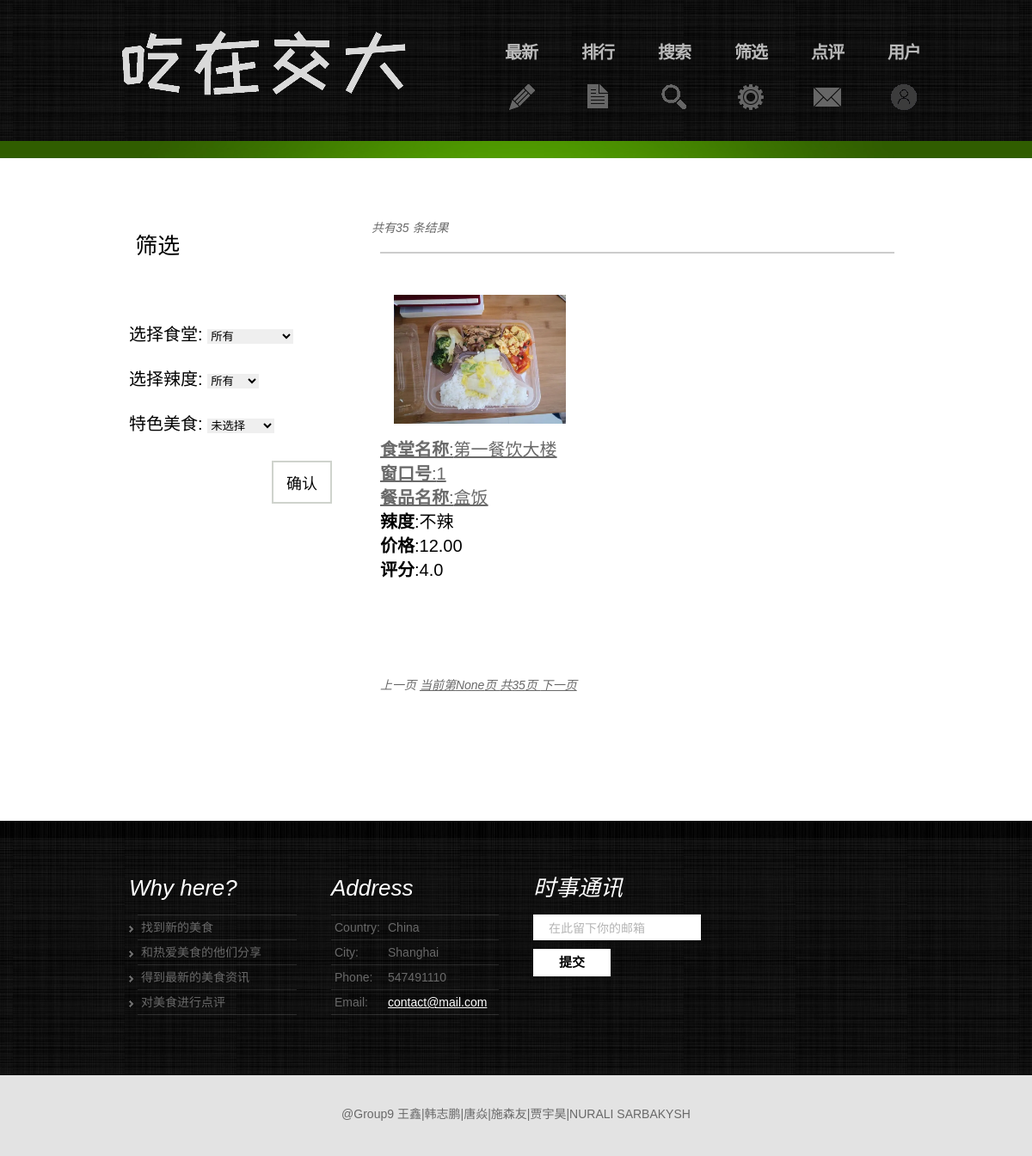
The page /index/sift (signed in) on the database its author committed.
### food/models.py (models this page shows, shortened)
class food(models.Model):
    foodID = models.IntegerField('foodID', primary_key=True)  #6位
    name = models.CharField('name', max_length=20)
    price = models.DecimalField('price', max_digits=7, decimal_places=2)
    stars = models.DecimalField('stars', max_digits=3, decimal_places=1, default=0)
    spiciness = models.IntegerField('spiciness', default=1)

### index/views.py (the view)
    def wrap(request, *args, **kwargs):
        if 'username' not in request.session:
            c_username = request.COOKIES.get('username')
            if not c_username:
                return HttpResponseRedirect('/index')
            else:
                request.session['username'] = c_username
        return fn(request, *args, **kwargs)

### index/templatetags/restaurant.py (called while the page is built)
@register.filter("restaurant")
def restaurant_name(foodID):
    return foodid2(foodID)

def foodid2(foodID):
    restaurant_list = ['第一餐饮大楼','第二餐饮大楼','第三餐饮大楼','第四餐饮大楼','第五餐饮大楼','第六餐饮大楼','第七餐饮大楼',
                       '玉兰苑','哈乐餐厅']
    restaurant = restaurant_list[int(foodID/100000) - 1]
    return restaurant

### index/templatetags/spiciness.py (called while the page is built)
@register.filter("spiciness")
def spiciness_num(num):
    return spiciness2(num)

def spiciness2(num):
    spiciness_list = ['不辣', '微辣','辣','很辣']
    spiciness = spiciness_list[num - 1]
    return spiciness

### index/templatetags/windownum.py (called while the page is built)
@register.filter("windownum")
def window_num(foodID):
    return int(foodID/100%100)

### index/views.py (called while the page is built)
def check_login(fn):
    def wrap(request, *args, **kwargs):
        if 'username' not in request.session:
            c_username = request.COOKIES.get('username')
            if not c_username:
                return HttpResponseRedirect('/index')
            else:
                request.session['username'] = c_username
        return fn(request, *args, **kwargs)
    return wrap

### index/templates/index/sift.html (shortened to what this page needs)
<!DOCTYPE html>
<html lang="zh" xmlns="http://www.w3.org/1999/html">
  <head>
    <link rel="stylesheet" href="/static/css/wx_reset.css" type="text/css" media="all" />
    <link rel="stylesheet" href="/static/css/wx_layout.css" type="text/css" media="all" />
    <link rel="stylesheet" href="/static/css/wx_style.css" type="text/css" media="all" />
    <link rel="stylesheet" href="/static/css/wx_zerogrid.css" />
    <link rel="stylesheet" href="/static/css/wx_responsive.css" />
  {%load windownum%}
  {%load restaurant%}
  {%load spiciness%}
  </head>
  <body id="page4">
    <div class="body1">
      <div class="body2">
        <div class="body5">
          <div class="main zerogrid">
            <header>
              <div class="wrapper row">
                <h1>
                  <a href="Home.html" id="logo"
                    ><img src="/static/images/logo.png"
                  /></a>
                </h1>
                <nav>
                  <ul id="menu">
                   {%if request.session.username%}
                  <li id="nav2">
                    <a href="/index/latest"> 最新 </a>
                  </li>
                  <li id="nav3">
                    <a href="/index/top"> 排行</a>
                  </li>
                  <li id="nav7">
                    <a href="/index/search"> 搜索</a>
                  </li>
                  <li id="nav4">
                    <a href="/index/sift"> 筛选 </a>
                  </li>
                  <li id="nav5">
                    <a href = "/index/remark"> 点评</a>
                  </li>
                  <li id="nav6">
                    <a href="/user/info"> 用户</a>
                  </li>
                {%endif%}
                  </ul>
                </nav>
              </div>
            </header>
          </div>
        </div>
      </div>
    </div>
    <div class="body3">
      <div class="main zerogrid">
        <article id="content">
          <div class="wrapper">
            <div class="col-1-3" style="display:inline-block;">
              <div class="wrap-col">
                <div class="wrapper pad_bot2">
                  <h3>
                    &nbsp;筛选
                  </h3>
                  <br />
                  <br />
                  <form action="/index/sift" method="get">
                    <p>
                      <label>选择食堂:
                        <select name="place">
                          <option value="0">所有</option>
                        </select>
                      </label>
                    </p>
                   <p>
                     <label>选择辣度:
                          <select name="spiciness">
                             <option value="0">所有</option>
                          </select>
                     </label>
                    </p>
                    <p>
                     <label>特色美食:
                      <select name="specialfood">
                        <option value="0">未选择</option>
                      </select>
                     </label>
                     </p>
                      <h3>
                        <button  type="submit">确认</button>
                      </h3>
                   </form>
                </div>
              </div>
            </div>
            <div class="col-1-7 " style="display:inline-block;">
              <div class="wrap-col">
                <div class="wrapper pad_bot2">
                    <div>
                        共有{{res_num}} 条结果
                    </div>
                    {% for food in page_obj %}
                  <div class="tab-content" id="tab2">
                    <div class="wrapper pad_bot2">
                      <div class="results-message">
                      </div>
                      <div class="flex-row justify-content-flex-start">
                        <div class="image-container">
                            <a href="/food/{{food.foodID}}">
                              <img src="/static/images/{{food.foodID}}.jpg"
                                   width="200px" height="200px">
                              <a>
                        </div>
                      </div>
                      <div class="wrapper pad_bot2">
                        <p class="pad_bot1">
                          <strong>食堂名称</strong>:{{food.foodID|restaurant}}<br />
                          <strong>窗口号</strong>:{{food.foodID|windownum }}<br />
                          <strong>餐品名称</strong>:<a href="/food/{{food.foodID}}">{{food.name}}</a><br/>
                          <strong >辣度</strong>:{{food.spiciness|spiciness}}<br>
                          <strong>价格</strong>:{{food.price}}<br />
                          <strong>评分</strong>:{{food.stars}}<br />
                        </p>
                      </div>
                    </div>
                      {% endfor %}
<div style="padding:30px 0 30px 0;">
    <div>
        <div>
            {%if page_obj.has_previous%}
                <a href="?searchs={{search}}&page={{ page_obj.previous_page_number}}" class="item">
                    上一页
                </a>
            {%else%}
                上一页
            {%endif%}
            <a class="item" href="#">
                当前第{{page_number}}页
            </a>
            <a class="item" href="#">
                共{{page_obj.paginator.num_pages}}页
            </a>
            {%if page_obj.has_next%}
                <a href="?searchs={{search}}&page={{ page_obj.next_page_number}}" class="item">
                    下一页
                </a>
            {%else%}
                下一页
            {%endif%}
        </div>
    </div>
</div>
          </div>
        </article>
      </div>
    </div>
    <div class="body4">
      <div class="main zerogrid">
        <article id="content2">
          <div class="wrapper row">
            <section class="col-1-4">
              <div class="wrap-col">
                <h4>Why here?</h4>
                <ul class="list1">
                  <li><a href="#">找到新的美食</a></li>
                  <li><a href="#">和热爱美食的他们分享</a></li>
                  <li><a href="#">得到最新的美食资讯</a></li>
                  <li><a href="#">对美食进行点评</a></li>
                </ul>
              </div>
            </section>
            <section class="col-1-4">
              <div class="wrap-col">
                <h4>Address</h4>
                <ul class="address">
                  <li><span>Country:</span>China</li>
                  <li><span>City:</span>Shanghai</li>
                  <li><span>Phone:</span>547491110</li>
                  <li>
                    <span>Email:</span><a href="mailto:">contact@mail.com</a>
                  </li>
                </ul>
              </div>
            </section>
            <section class="col-1-4">
              <div class="wrap-col">
                <h4>时事通讯</h4>
                <form id="newsletter" method="post">
                  <div>
                    <div class="wrapper">
                      <input
                        class="input"
                        type="text"
                        value="在此留下你的邮箱"
                        onblur="if(this.value=='') this.value='Type Your Email Here'"
                        onfocus="if(this.value =='Type Your Email Here' ) this.value=''"
                      />
                    </div>
                    <a
                      href="#"
                      class="button"
                      onclick="document.getElementById('newsletter').submit()"
                      >提交</a
                    >
                  </div>
                </form>
              </div>
            </section>
          </div>
        </article>
      </div>
    </div>
    <div class="main zerogrid">
      <footer>@Group9 王鑫|韩志鹏|唐焱|施森友|贾宇昊|NURALI SARBAKYSH</footer>
    </div>
  </body>
</html>

### index/static/css/wx_layout.css (style rules this page uses)
#page4 h3 { line-height: 2.1em; margin-bottom: 1px; }
#page4 .pad_bot2 { padding-bottom: 30px; background-color: rgb(255, 255, 255); }
#page4 #content { padding-bottom: 57px; }

### index/static/css/wx_zerogrid.css (style rules this page uses)
.zerogrid { width: 940px; position: relative; margin: 0 auto; padding: 0px; }
.zerogrid:after { content: "\0020"; display: block; height: 0; clear: both; visibility: hidden; }
.zerogrid .row:before,.row:after { content: '\0020'; display: block; overflow: hidden; visibility: hidden; width: 0; height: 0; }
.zerogrid .row:after { clear: both; }
.zerogrid .row { zoom: 1; }
.zerogrid .wrap-col { margin:10px;padding: 10px; }
.zerogrid .col-1-2, .zerogrid .col-1-3, .zerogrid .col-2-3, .zerogrid .col-1-4, .zerogrid .col-2-4, .zerogrid .col-3-4, .zerogrid .col-1-5, .zerogrid .col-2-5, .zerogrid .col-3-5, .zerogrid .col-4-5, .zerogrid .col-1-6, .zerogrid .col-2-6, .zerogrid .col-3-6, .zerogrid .col-4-6, .zerogrid .col-5-6 { float:left; display: inline-block; }
.zerogrid .col-1-3 { width:30%; }
.zerogrid .col-1-7 { width:70%; }
.zerogrid .col-1-4 { width:25%; }

### index/static/css/wx_responsive.css (style rules this page uses)
html { -webkit-text-size-adjust: none; }
img { max-width:100%; height: auto; width: auto\9; }

### rows shown on the page
food: foodID (picture), foodID|restaurant "第一餐饮大楼", foodID|windownum "1", name "盒饭", spiciness|spiciness "不辣", price "12.00", stars "4.0"

### other values the page prints
{{ res_num }} "35"
{{ page_number }} "None"
{{ page_obj.paginator.num_pages }} "35"
